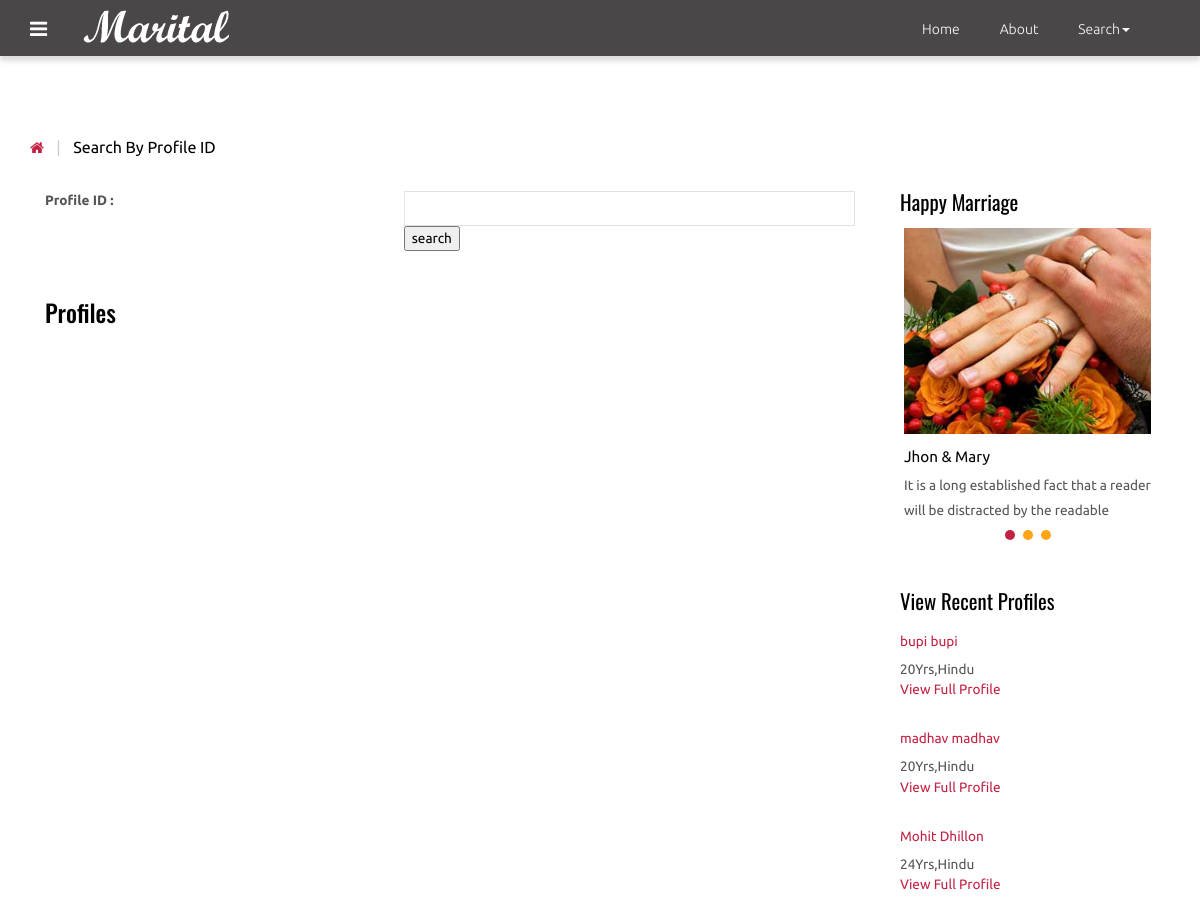
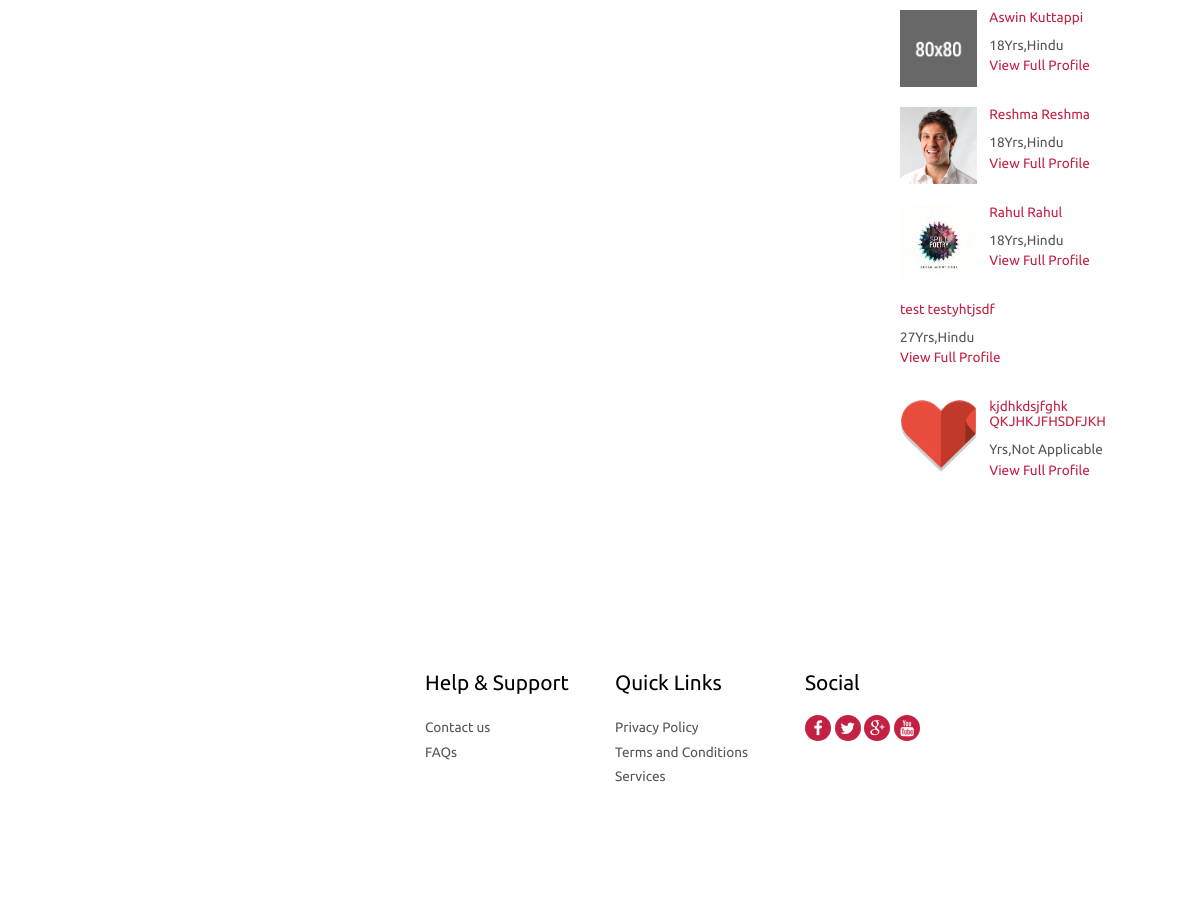
The page /search-id.php (signed in) on the database its author committed (2 pictures, top to bottom).
### tables this page shows
CREATE TABLE `customer` (
  `id` int(10) NOT NULL AUTO_INCREMENT,
  `cust_id` int(5) NOT NULL,
  `email` varchar(60) NOT NULL,
  `age` varchar(10) NOT NULL,
  `height` int(10) NOT NULL,
  `sex` varchar(6) NOT NULL,
  `religion` varchar(20) NOT NULL,
  `caste` varchar(20) NOT NULL,
  `subcaste` varchar(20) NOT NULL,
  `district` varchar(20) NOT NULL,
  `state` varchar(20) NOT NULL,
  `country` varchar(10) NOT NULL,
  `maritalstatus` varchar(20) NOT NULL,
  `profilecreatedby` varchar(20) NOT NULL,
  `education` text NOT NULL,
  `education_sub` text NOT NULL,
  `firstname` text NOT NULL,
  `lastname` text NOT NULL,
  `body_type` text NOT NULL,
  `physical_status` text NOT NULL,
  `drink` varchar(8) NOT NULL,
  `mothertounge` text NOT NULL,
  `colour` varchar(20) NOT NULL,
  `weight` int(5) NOT NULL,
  `blood_group` varchar(5) NOT NULL,
  `diet` varchar(8) NOT NULL,
  `smoke` varchar(8) NOT NULL,
  `dateofbirth` date NOT NULL,
  `occupation` text NOT NULL,
  `occupation_descr` text NOT NULL,
  `annual_income` varchar(20) NOT NULL,
  `fathers_occupation` varchar(20) NOT NULL,
  `mothers_occupation` varchar(20) NOT NULL,
  `no_bro` int(5) NOT NULL,
  `no_sis` int(5) NOT NULL,
  `aboutme` text NOT NULL,
  `profilecreationdate` date NOT NULL,
  PRIMARY KEY (`id`)
);

CREATE TABLE `photos` (
  `id` int(10) NOT NULL AUTO_INCREMENT,
  `cust_id` int(10) NOT NULL,
  `pic1` varchar(25) NOT NULL,
  `pic2` varchar(40) NOT NULL,
  `pic3` varchar(40) NOT NULL,
  `pic4` varchar(40) NOT NULL,
  PRIMARY KEY (`id`),
  UNIQUE KEY `cust_id` (`cust_id`)
);

### functions.php (called while the page is built, shortened)
<?php
function mysqlexec($sql){
	$host="localhost";
	$username="root";
	$password="Aditi@2000";
	$db_name="moon";
$conn=mysqli_connect("$host", "$username", "$password")or die("cannot connect");
mysqli_select_db($conn,"$db_name")or die("cannot select DB");
if($result = mysqli_query($conn, $sql)){
	return $result;
}
else{
	echo mysqli_error($conn);
}
}
?>

### matchright.php (the view, shortened to what this page needs)
  <section class="slider">
	 <h3>Happy Marriage</h3>
	 <div class="flexslider">
		<ul class="slides">
		  <li>
			<img src="images/s2.jpg" alt=""/>
			<h4>Jhon & Mary</h4>
			<p>It is a long established fact that a reader will be distracted by the readable</p>
		  </li>
	    </ul>
	  </div>
   </section>
   <div class="view_profile view_profile2">
        	<h3>View Recent Profiles</h3>
    <?php
     $sql="SELECT * FROM customer ORDER BY profilecreationdate DESC";
      $result=mysqlexec($sql);
      while($row=mysqli_fetch_assoc($result)){
            $profid=$row['cust_id'];
          $sql="SELECT * FROM photos WHERE cust_id=$profid";
          $result2=mysqlexec($sql);
          $photo=mysqli_fetch_assoc($result2);
          $pic=$photo['pic1'];
          echo "<ul class=\"profile_item\">";
            echo"<a href=\"view_profile.php?id={$profid}\">";
              echo "<li class=\"profile_item-img\"><img src=\"profile/". $profid."/".$pic ."\"" . "class=\"img-responsive\" alt=\"\"/></li>";
               echo "<li class=\"profile_item-desc\">";
                  echo "<h4>" . $row['firstname'] . " " . $row['lastname'] . "</h4>";
                  echo "<p>" . $row['age']. "Yrs," . $row['religion'] . "</p>";
                  echo "<h5>" . "View Full Profile" . "</h5>";
               echo "</li>";
      echo "</a>";
      echo "</ul>";
      }
     ?>
</div>

### css/style.css (style rules this page uses)
h4, h5, h6, h1, h2, h3 { margin-top: 0; }
ul, ol { margin: 0; }
p { margin: 0; }
html, body { font-family: 'Ubuntu', sans-serif; font-size: 100%; background:#fff; }
body a { transition:0.5s all; -webkit-transition:0.5s all; -moz-transition:0.5s all; -o-transition:0.5s all; -ms-transition:0.5s all; }
ul.profile_item { padding:0; margin:0 0 1.5em 0; list-style:none; }
ul.profile_item li.profile_item-img { width:30%; float:left; margin-right: 5%; }
.view_profile h3 { font-size:1.3em; color:#000; margin-bottom: 1em; font-family: 'Oswald', sans-serif; }
ul.profile_item li.profile_item-desc h4, ul.profile_item li.profile_item-desc h5 { color:#c32143; font-size:0.85em; }
ul.profile_item li.profile_item-desc { overflow:hidden; }
ul.profile_item li.profile_item-desc p { color:#555; font-size:0.85em; line-height:1.5em; margin-bottom: 3px; }
.slider h3 { font-size: 1.3em; color: #000; margin-bottom: 0.5em; font-family: 'Oswald', sans-serif; }
.slider h4 { color:#000; font-size:0.95em; margin: 1em 0 0.5em; }
.slider p { color:#555; font-size:0.85em; line-height:1.8em; }
.view_profile2 { margin:4em 0 0 0; }
ul { padding: 0; list-style: none; }
.headings h1, h2,h3,h4,h5,h6 { font-weight:400; }

### css/flexslider.css (style rules this page uses)
.slides, .slides > li, .flex-control-nav, .flex-direction-nav { margin: 0; padding: 0; list-style: none; }
.flexslider { margin: 0; padding: 0; }
.flexslider .slides > li { display: none; -webkit-backface-visibility: hidden; }
.flexslider .slides img { width: 100%; display: block; }
.flexslider .slides:after { content: "\0020"; display: block; clear: both; visibility: hidden; line-height: 0; height: 0; }
.flexslider { background: #ffffff; border: 4px solid #ffffff; position: relative; zoom: 1; }
.flexslider .slides { zoom: 1; }
.flexslider .slides img { height: auto; }

### rows shown on the page
customer: firstname "bupi", lastname "bupi", age "20", religion "Hindu"
customer: firstname "madhav", lastname "madhav", age "20", religion "Hindu"
customer: firstname "Mohit", lastname "Dhillon", age "24", religion "Hindu"
customer: photos.pic1 (picture), firstname "Aswin", lastname "Kuttappi", age "18", religion "Hindu"
customer: photos.pic1 (picture), firstname "Reshma", lastname "Reshma", age "18", religion "Hindu"
customer: photos.pic1 (picture), firstname "Rahul", lastname "Rahul", age "18", religion "Hindu"
customer: firstname "test", lastname "testyhtjsdf", age "27", religion "Hindu"
customer: photos.pic1 (picture), firstname "kjdhkdsjfghk", lastname "QKJHKJFHSDFJKH", religion "Not Applicable"
